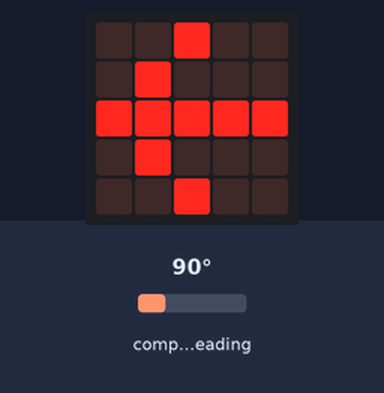
The program below on a simulated BBC micro:bit (MakeCode). On the bench: the board's 5×5 LED display. The test bench sets the inputs (shaded band); at power-on: compass heading 90°. The compass is already calibrated.

Above: at 1.3 s.
1.4 s: compass heading set to 47°
3.1 s: compass heading set to 41°
At 3.5 s:
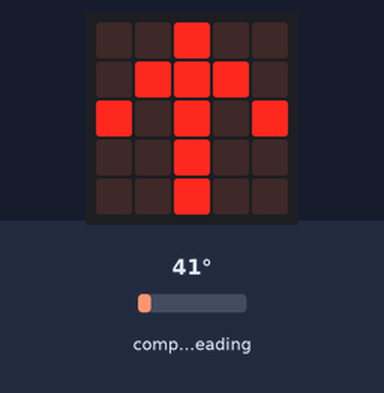
4.7 s: compass heading set to 180°
At 5.9 s:
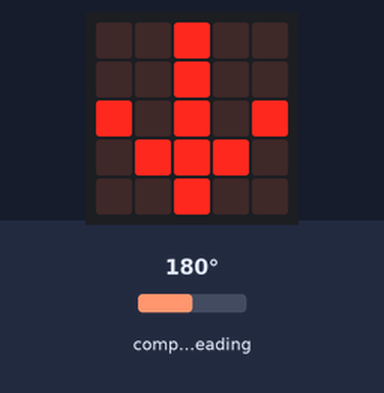
6.5 s: compass heading set to 218°
8.1 s: compass heading set to 231°
At 9.3 s:
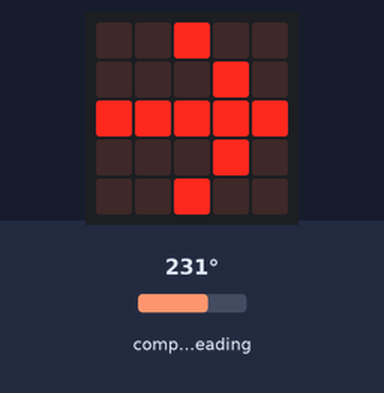
9.6 s: compass heading set to 7°
At 10.7 s:
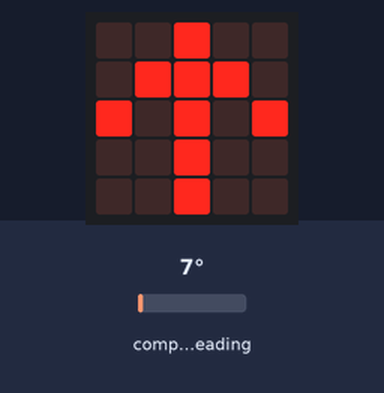
Timing chart, 0 to 12.5 s (numbered marks = the images above; inputs shaded):
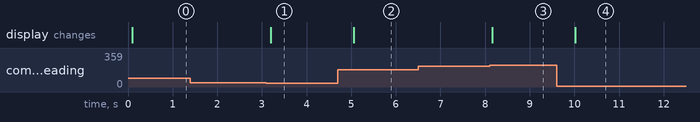

Measured:
- the behaviour switches between 45 and 44° on compass heading (found by bisection; images 0 and 1)
- the behaviour switches between 224 and 225° on compass heading (found by bisection; images 2 and 3)
- after the input at 1.4 s, every drawn part: stays the same
- after the input at 3.1 s, the display: changes after 0.10 s (image 1)
- after the input at 4.7 s, the display: changes after 0.36 s (image 2)
- after the input at 6.5 s, every drawn part: stays the same
- after the input at 8.1 s, the display: changes after 0.06 s (image 3)
- after the input at 9.6 s, the display: changes after 0.42 s (image 4)

The program:

main.ts
```typescript
function 偵測方位 (D: number) {
    if (D < 45) {
        basic.showArrow(ArrowNames.North)
    } else if (D < 135) {
        basic.showArrow(ArrowNames.West)
    } else if (D < 225) {
        basic.showArrow(ArrowNames.South)
    } else if (D < 315) {
        basic.showArrow(ArrowNames.East)
    } else {
        basic.showArrow(ArrowNames.North)
    }
}
input.calibrateCompass()
basic.forever(function () {
    偵測方位(input.compassHeading())
})
```

test.ts
```typescript
// 在這裡測試；當此封包作為擴充功能時，將不會編譯此內容。
```
